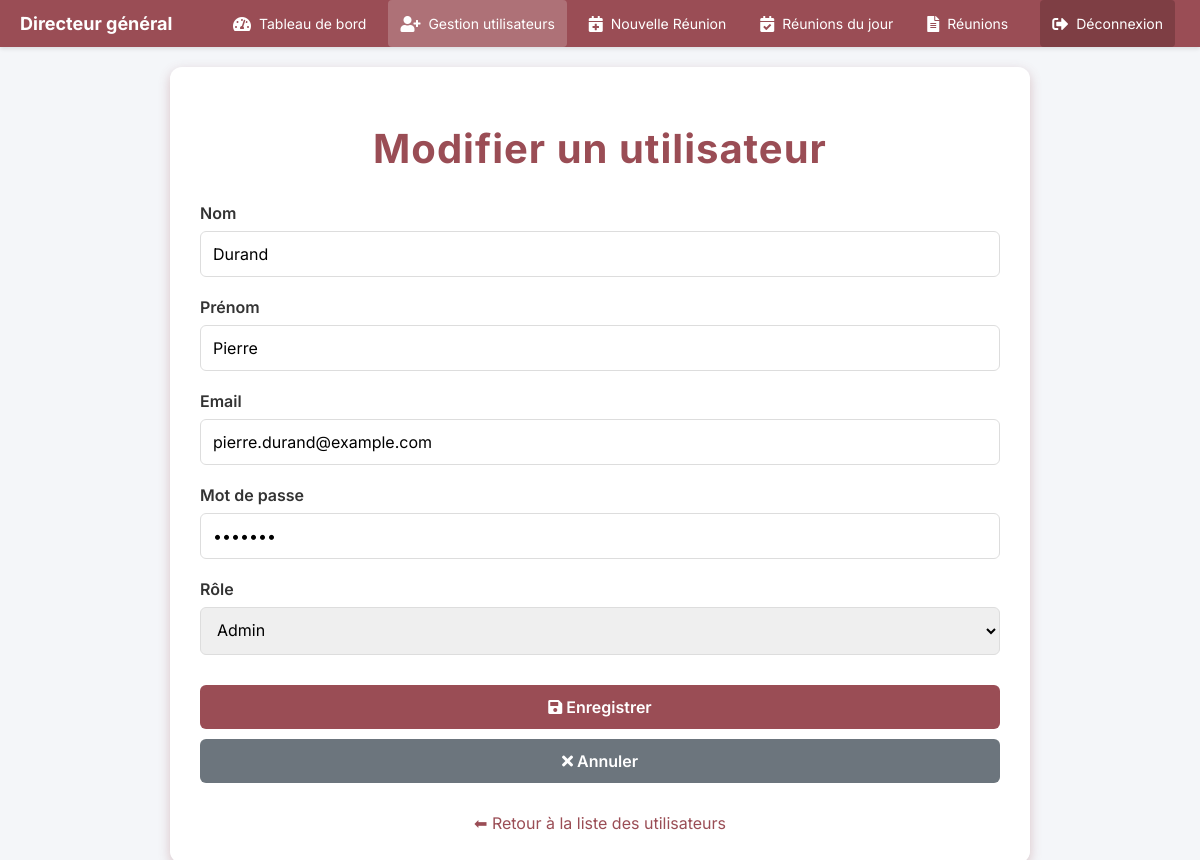
Page /modifier_utilisateur.php?id=1 (signed in) on the committed database.
### tables this page shows
CREATE TABLE IF NOT EXISTS `utilisateur` (
  `id_user` int NOT NULL AUTO_INCREMENT,
  `nom` varchar(50) NOT NULL,
  `prenom` varchar(50) NOT NULL,
  `email` varchar(100) NOT NULL,
  `mot_pass` varchar(255) NOT NULL,
  `role` varchar(50) DEFAULT NULL,
  `id_service` int DEFAULT NULL,
  PRIMARY KEY (`id_user`),
  UNIQUE KEY `email` (`email`),
  KEY `id_service` (`id_service`)
);

### modifier_utilisateur.php (the view, shortened to what this page needs)
<?php
require_once('db.php');
$role = strtolower(trim($_SESSION['role']));
$texteRole = ucfirst($role);
$current_page = basename($_SERVER['PHP_SELF']);
if (isset($_GET['id'])) {
    $id = $_GET['id'];
    $stmt = $pdo->prepare("SELECT * FROM utilisateur WHERE id_user = ?");
    $stmt->execute([$id]);
    $user = $stmt->fetch(PDO::FETCH_ASSOC);
} else {
    die("ID non fourni !");
}
?>
<!DOCTYPE html>
<html lang="fr">
<head>
  <link rel="stylesheet" href="utilisateurs1.css">
  <link rel="stylesheet" href="https://cdnjs.cloudflare.com/ajax/libs/font-awesome/5.15.4/css/all.min.css"/>
</head>
<body>
  <nav class="navbar">
    <div class="nav-container">
      <a href="dashboard.php" class="nav-logo">
        <span><?= htmlspecialchars($texteRole) ?></span>
      </a>
      <ul class="nav-menu">
        <li class="nav-item">
          <a href="dashboard.php" class="nav-link <?= ($current_page == 'dashboard.php') ? 'active' : '' ?>">
            <i class="fas fa-tachometer-alt"></i>
            <span>Tableau de bord</span>
          </a>
        </li>
        <li class="nav-item">
          <a href="utilisateurs.php" class="nav-link <?= (in_array($current_page, ['utilisateurs.php', 'ajouter_utilisateur.php', 'modifier_utilisateur.php'])) ? 'active' : '' ?>">
            <i class="fas fa-user-plus"></i>
            <span>Gestion utilisateurs</span>
          </a>
        </li>
        <li class="nav-item">
          <a href="ajouterR.php" class="nav-link <?= ($current_page == 'ajouterR.php') ? 'active' : '' ?>">
            <i class="fas fa-calendar-plus"></i>
            <span>Nouvelle Réunion</span>
          </a>
        </li>
        <li class="nav-item">
          <a href="réunions.php" class="nav-link <?= ($current_page == 'réunions.php') ? 'active' : '' ?>">
            <i class="fas fa-calendar-check"></i>
            <span>Réunions du jour</span>
          </a>
        </li>
        <li class="nav-item">
          <a href="archive_reunions.php" class="nav-link <?= ($current_page == 'archive_reunions.php') ? 'active' : '' ?>">
            <i class="fas fa-file-alt"></i>
            <span>Réunions</span>
          </a>
        </li>
        <li class="nav-item">
          <a href="logout.php" class="nav-link logout">
            <i class="fas fa-sign-out-alt"></i>
            <span>Déconnexion</span>
          </a>
        </li>
      </ul>
    </div>
  </nav>
  <div class="container">
    <h1>Modifier un utilisateur</h1>
    <form method="post">
      <div class="form-group">
        <label for="nom">Nom</label>
        <input type="text" id="nom" name="nom" value="<?= htmlspecialchars($user['nom']) ?>" required>
      </div>
      <div class="form-group">
        <label for="prenom">Prénom</label>
        <input type="text" id="prenom" name="prenom" value="<?= htmlspecialchars($user['prenom']) ?>" required>
      </div>
      <div class="form-group">
        <label for="email">Email</label>
        <input type="email" id="email" name="email" value="<?= htmlspecialchars($user['email']) ?>" required>
      </div>
      <div class="form-group">
        <label for="mot_pass">Mot de passe</label>
        <input type="password" id="mot_pass" name="mot_pass" value="<?= htmlspecialchars($user['mot_pass']) ?>" required>
      </div>
      <div class="form-group">
        <label for="role">Rôle</label>
        <select id="role" name="role" required>
          <option value="Admin" <?= ($user['role'] == 'Admin') ? 'selected' : '' ?>>Admin</option>
        </select>
      </div>
      <div class="form-actions">
        <button type="submit" class="btn btn-add">
          <i class="fas fa-save"></i> Enregistrer
        </button>
        <a href="utilisateurs.php" class="btn btn-secondary">
          <i class="fas fa-times"></i> Annuler
        </a>
      </div>
    </form>
    <div class="back-link">
      <a href="utilisateurs.php">⬅ Retour à la liste des utilisateurs</a>
    </div>
  </div>
</body>
</html>

### utilisateurs1.css (style rules this page uses)
body { font-family: 'Inter', sans-serif; background-color: #f4f6f9; margin: 0; padding: 0; }
.container { max-width: 700px; margin: 50px auto; background-color: #fff; padding: 30px 40px; border-radius: 12px; box-shadow: 0 4px 12px rgba(154, 77, 85, 0.3); }
h1 { text-align: center; margin-bottom: 30px; color: #555; font-weight: bold; }
.form-group { margin-bottom: 20px; }
label { display: block; margin-bottom: 6px; font-weight: bold; color: #555; }
input[type="text"], input[type="email"], input[type="password"], select { width: 100%; padding: 10px; border: 1px solid rgb(110, 109, 109); border-radius: 8px; font-size: 16px; box-sizing: border-box; font-family: 'Inter', sans-serif; }
.btn { padding: 12px 20px; border: none; border-radius: 8px; font-size: 16px; cursor: pointer; transition: background-color 0.3s ease; text-decoration: none; display: block; text-align: center; font-family: 'Inter', sans-serif; box-sizing: border-box; width: 100%; margin-bottom: 10px; }
.btn-add { background-color: #9a4d55; color: white; }
.btn-secondary { background-color: #6c757d; color: white; }

### modifier_utilisateur.php (style rules this page uses)
.navbar { background-color: #9a4d55; padding: 0; box-shadow: 0 2px 4px rgba(0,0,0,0.1); }
.nav-container { max-width: 1200px; margin: 0 auto; display: flex; align-items: center; justify-content: space-between; padding: 0 20px; }
.nav-logo { display: flex; align-items: center; padding: 10px 0; color: white; text-decoration: none; }
.nav-logo span { font-weight: bold; font-size: 18px; }
.nav-menu { display: flex; list-style: none; margin: 0; padding: 0; align-items: center; }
.nav-item { margin: 0 5px; }
.nav-link { display: flex; align-items: center; padding: 15px 12px; color: white; text-decoration: none; transition: background-color 0.3s ease; border-radius: 4px; font-size: 14px; }
.nav-link.active { background-color: rgba(255, 255, 255, 0.2); }
.nav-link i { margin-right: 8px; font-size: 16px; }
.nav-link.logout { background-color: #7e3e44; margin-left: 10px; }
.container { background: rgba(255, 255, 255, 0.95); backdrop-filter: blur(10px); margin: 20px auto; max-width: 800px; padding: 30px; border-radius: 12px; }
h1 { color: #9a4d55; font-weight: 700; font-size: 2.5rem; margin-bottom: 30px; text-align: center; letter-spacing: 1px; }
.form-group { margin-bottom: 20px; }
.form-group label { display: block; margin-bottom: 8px; font-weight: 600; color: #333; }
.form-group input, .form-group select { width: 100%; padding: 12px; border: 1px solid #ddd; border-radius: 6px; font-size: 1rem; transition: border-color 0.3s ease; box-sizing: border-box; }
.btn { padding: 12px 24px; border: none; border-radius: 6px; font-size: 1rem; font-weight: 600; cursor: pointer; text-decoration: none; display: inline-block; margin-right: 10px; transition: background-color 0.3s ease; }
.btn-add { background-color: #9a4d55; color: white; }
.btn-secondary { background-color: #6c757d; color: white; }
.back-link { text-align: center; margin-top: 20px; }
.back-link a { color: #9a4d55; text-decoration: none; }
.form-actions { margin-top: 30px; text-align: center; }

### rows in the picture
utilisateur: nom "Durand", prenom "Pierre", email "pierre.durand@example.com"

### other values in the picture
$texteRole "Directeur général"
